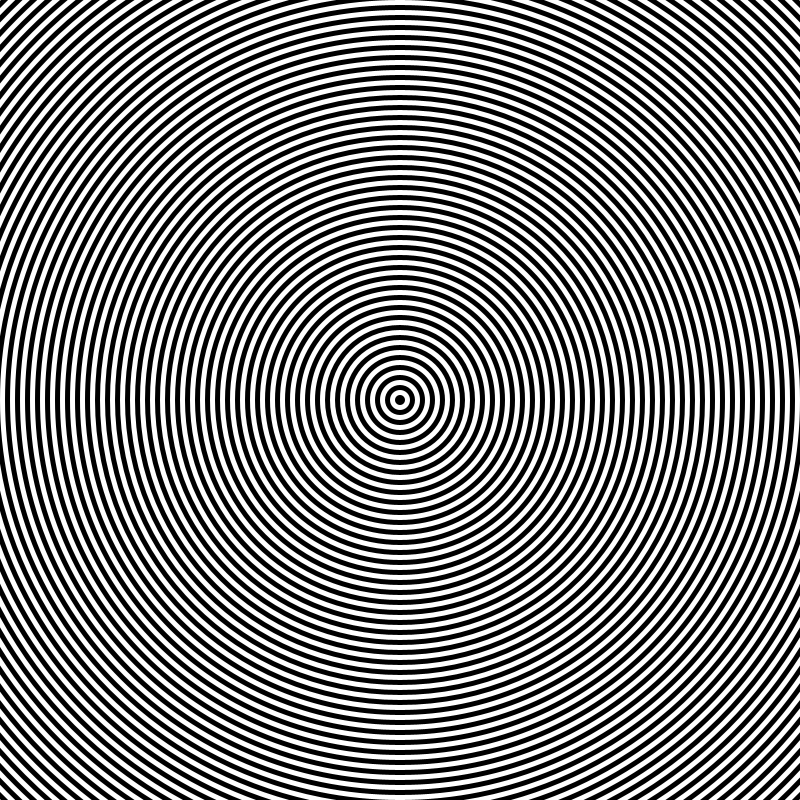
Frame 1 (no input)
Frame 60 (the mouse pressed at the canvas centre just before this capture): identical to frame 1, image omitted
Frame 120 (the mouse held since frame 60 and released just before this capture): blank canvas, image omitted

The Processing sketch that drew this single still picture (run headless with seeded random() and noise(); from frame 60 on, the mouse is pressed at the canvas centre):

// Processing sketch: ejercicio_06
// ── ejercicio_06.pde
boolean blanco;

void setup() {
  size(800, 800);
  noStroke();
  blanco = false;
}


void draw() {
  background(255);

  int cantidad_de_circulos = int(dist(mouseX, mouseY, width/2, height/2)/5);

  blanco = false;

  for (int i = cantidad_de_circulos; i > 0; i --) {
    if (blanco) {
      fill(255);
      blanco = false;
    } else {
      fill(0);
      blanco = true;
    }

    ellipse(width/2, height/2, i * 10, i * 10);
    //blanco = !blanco;  // hace lo mismo que el c´digo del if de arriba
  }
}
